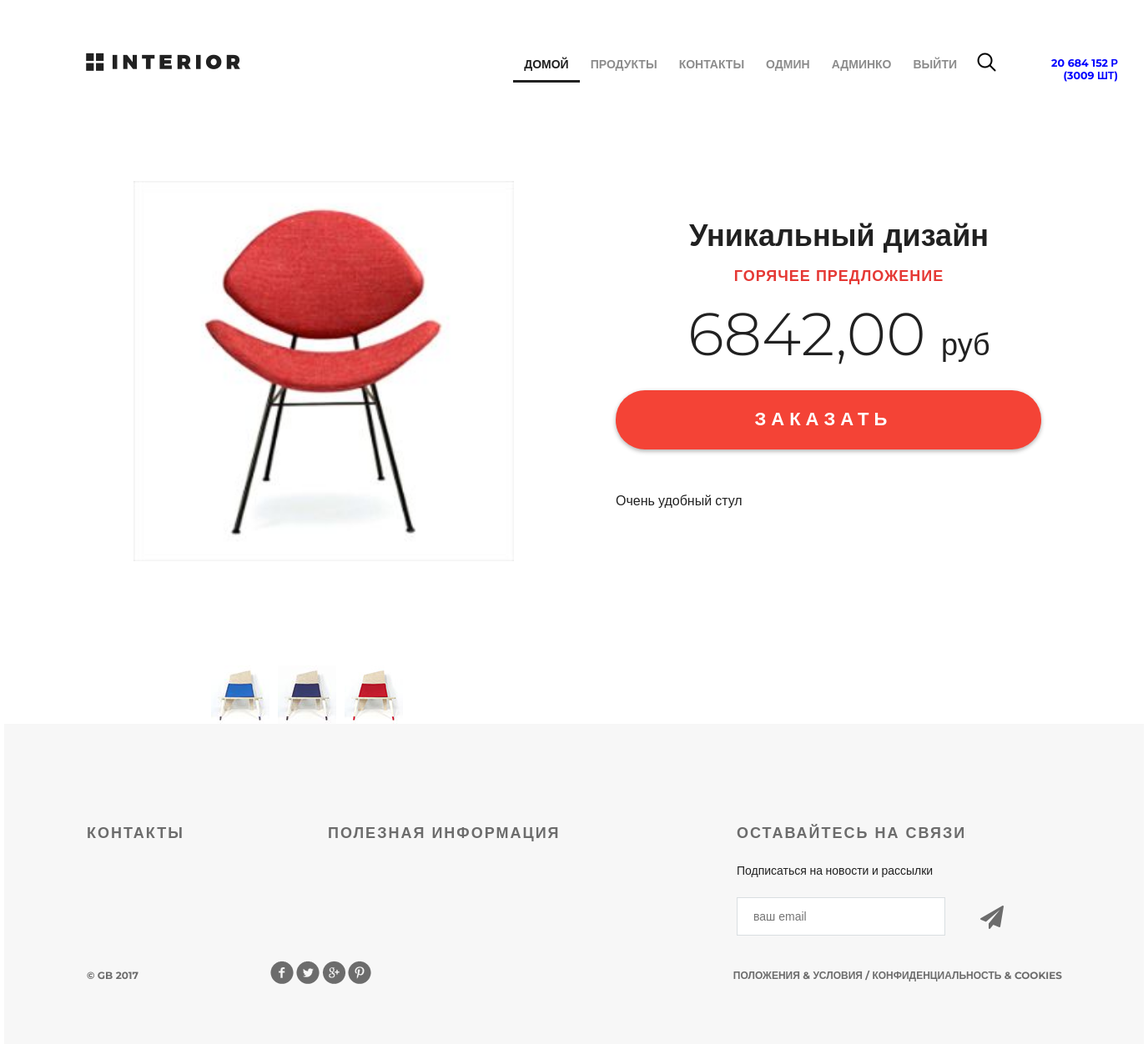
/products/product/3/ (signed in), run on the app's committed database.
### authapp/models.py (models this page shows)
class ShopUser(AbstractUser):
    avatar = models.ImageField(upload_to='users_avatars', blank=True)
    age = models.PositiveIntegerField(verbose_name='возраст')

### basketapp/models.py (models this page shows)
class Basket(models.Model):
    user = models.ForeignKey(
        settings.AUTH_USER_MODEL,
        on_delete=models.CASCADE,
        related_name='basket',
    )
    product = models.ForeignKey(
        Product,
        on_delete=models.CASCADE,
    )
    quantity = models.PositiveIntegerField(
        verbose_name='количество',
        default=0,
    )
    add_datetime = models.DateTimeField(
        verbose_name='время',
        auto_now_add=True,
    )
    @property
    def product_cost(self):
        return self.product.price * self.quantity
    @property
    def total_quantity(self):
        _items = Basket.objects.filter(user=self.user)
        _totalquantity = sum(list(map(lambda x: x.quantity, _items)))
        return _totalquantity
    @property
    def total_cost(self):
        _items = Basket.objects.filter(user=self.user)
        _totalcost = sum(list(map(lambda x: x.product_cost, _items)))
        return _totalcost

### mainapp/models.py (models this page shows, shortened)
class Product(models.Model):
    category = models.ForeignKey(ProductCategory, on_delete=models.CASCADE)
    name = models.CharField(verbose_name='имя продукта', max_length=128)
    image = models.ImageField(upload_to='products_images', blank=True)
    short_desc = models.CharField(
        verbose_name='краткое описание продукта',
        max_length=60,
        blank=True,
    )
    description = models.TextField(
        verbose_name='описание продукта',
        blank=True,
    )
    price = models.DecimalField(
        verbose_name='цена продукта',
        max_digits=8,
        decimal_places=2,
        default=0,
    )
    quantity = models.PositiveIntegerField(
        verbose_name='количество на складе',
        default=0,
    )
    is_active = models.BooleanField(default=True)

### mainapp/views.py (the view)
# urls.py: path('product/<int:pk>/', product, name='detail'),
def product(request, pk):
    title = 'продукты'
    context = {
        'title': title,
        'links_menu': ProductCategory.objects.all(),
        'product': get_object_or_404(Product, pk=pk),
        'basket': get_basket(request.user),
    }
    return render(request, 'mainapp/product_detail.html', context)

### mainapp/views.py (called while the page is built)
def get_basket(user):
    if user.is_authenticated:
        return Basket.objects.filter(user=user)
    else:
        return []

### mainapp/templates/mainapp/product_detail.html (shortened to what this page needs)
{% extends 'geekshop/base.html' %}
{% load static %}
{% block css %}
<link rel="stylesheet" type="text/css" href="{% static '/mainapp/style.css' %}">
{% endblock %}
{% block content %}
<div class="hero-white">
    <div class="header clearfix">
        {% include 'geekshop/includes/main_menu.html' %}
        <a href="#" class="basket"></a>
    </div>
</div>
<div class="details-products">
        <div class="details-slider">
            <div class="slider-product">
                <img src="/media/{{ product.image }} " width="80%" height="80%">
            </div>
            <div class="slider-control">
                <div class="block">
                    <a href="#"><img src="{% static '/geekshop/img/controll.jpg' %}" alt="">
                    </a>
                </div>
                <div class="block">
                    <a href="#"><img src="{% static '/geekshop/img/controll1.jpg' %}" alt="">
                    </a>
                </div>
                <div class="block">
                    <a href="#"><img src="{% static '/geekshop/img/controll2.jpg' %}" alt="">
                    </a>
                </div>
            </div>
        </div>
        <div class="description">
            <h3 class="big-bold">{{ product.short_desc }}</h3>
            <h3 class="red">горячее предложение</h3>
            <p class="price"> {{ product.price }} <span>руб</span></p>
            <a href="{% url 'basket:add' pk=product.pk %}" class="red-button">
                заказать
            </a>
            <div class="description-text">
                {{ product.description }}
            </div>
        </div>
    </div>
{% endblock %}

### geekshop/templates/geekshop/includes/main_menu.html
{% load humanize %}
<a href="{% url 'index' %}" class="logo"></a>
<ul class="menu">
    <li><a href="{% url 'index' %}" class="active">домой</a></li>
    <li><a href="{% url 'products:index' %}">продукты</a></li>
    <li><a href="{% url 'contacts' %}">контакты</a></li>
    {% if user.is_authenticated %}
        <li>
            <a href="{% url 'auth:edit' %}">
                {{ user.first_name|default:'Пользователь' }}
            </a>
        </li>
        {% if user.is_superuser %}
            <li>
                <a href="{% url 'admin_staff:users' %}">
                    Админко
                </a>
            </li>
        {% endif %}
    {% endif %}
    <li>
        {% if user.is_authenticated %}
            <a href="{% url 'auth:logout' %}">выйти</a>
        {% else %}
            <a href="{% url 'auth:login' %}">войти</a>
        {% endif %}
    </li>
    {% if basket %}
        <li>
            <a href="{% url 'basket:index' %}" class="basket">
                <div style="position: absolute; width: 75%; margin: 0 auto;">
                    <div>
                        <span style="font-size: 90%; color: #0000FF">
                            {{ basket.0.total_cost|floatformat:0|intcomma }} р
                        </span>
                    </div>
                    <div>
                        <span style="font-size: 90%; color: #0000FF">
                            ({{ basket.0.total_quantity }} шт)
                        </span>
                    </div>
                </div>
            </a>
        </li>
    {% endif %}
</ul>
<a href="#" class="search"></a>

### geekshop/static/geekshop/style.css (style rules this page uses)
* { margin: 0; padding: 0; }
body { font-family: 'Montserrat', sans-serif; }
html, body { height: 100%; }
.logo { background-image: url(img/logo.png); margin-top: 63px; width: 185px; height: 22px; float: left; }
.menu { list-style-type: none; margin-top: 67px; float: right; }
.menu li { float: left; }
.menu a { color: #8c8c8c; font-size: 14px; font-weight: 700; text-align: right; text-transform: uppercase; text-decoration: none; padding: 10px 13px; }
.menu .active { color: #212121; font-weight: 700; border-bottom: 3px solid #212121; }
.search { display: block; width: 23px; height: 23px; background-image: url(img/search.png); position: absolute; top: 63px; left: 1166px; }
.basket { display: block; width: 150px; height: 23px; position: absolute; top: 58px; left: 1190px; }
.clearfix:after { content: ""; display: block; clear: both; }
.big-bold { color: #212121; font-size: 36px; font-weight: 700; text-align: left; margin-bottom: 24px; line-height: 36px; }
.red { text-transform: uppercase; color: #e53935; font-size: 18px; font-weight: 700; text-align: left; letter-spacing: 1px; line-height: 17px; margin-bottom: 22px; }
.hero-white { background-color: #fff; height: 119px; padding-left: 98px; padding-right: 211px; position: relative; }
.details-products { padding-left: 98px; padding-right: 98px; margin-top: 98px; height: 651px; }
.details-slider { width: 570px; float: left; margin-right: 30px; }
.slider-product { display:block; width: 570px; height: 570px; text-align: center; }
.slider-control { width: 420px; height: 70px; margin: 11px auto 0px; padding-left: 150px; }
.slider-control .block { height: 70px; width: 70px; position: relative; float: left; margin-right: 10px; }
.description { width: 535px; float: right; padding-left: 35px }
.description .big-bold { color: #212121; font-size: 36px; font-weight: 700; text-align: center; margin-top: 47px; margin-bottom: 0px; }
.description .red { text-transform: uppercase; color: #e53935; font-size: 18px; font-weight: 700; text-align: center; letter-spacing: 1px; line-height: 17px; margin-top: 23px; margin-bottom: 36px; }
.description .price { color: #212121; font-size: 72px; font-weight: 300; line-height: 48px; text-align: center; }
.description .price span { color: #212121; font-size: 36px; font-weight: 300; line-height: 48px; text-align: center; }
.red-button { display: block; height: 71px; width: 510px; border-radius: 35px; background-color: #f44336; text-align: center; text-transform: uppercase; text-decoration: none; color: #ffffff; font-size: 22px; font-weight: 700; line-height: 24px; box-shadow: 0px 2px 4.85px 0.15px rgba(33, 33, 33, 0.35); line-height: 70px; letter-spacing: 6px; margin-top: 31px; }
.description-text { margin-top: 50px; color: #212121; font-size: 16px; font-weight: 300; line-height: 24px; text-align: left; }

### mainapp/static/mainapp/style.css (style rules this page uses)
.red-button { display: block; height: 71px; width: 510px; border-radius: 35px; background-color: #f44336; text-align: center; text-transform: uppercase; text-decoration: none; color: #ffffff; font-size: 22px; font-weight: 700; line-height: 24px; box-shadow: 0px 2px 4.85px 0.15px rgba(33, 33, 33, 0.35); line-height: 70px; letter-spacing: 6px; margin-top: 31px; }

### data on the page
ShopUser: first_name "ОДМИН"
Basket: user+product+quantity "20 684 152", user+quantity "3009"
Product: image (picture), short_desc "Уникальный дизайн", price "6842,00", description "Очень удобный стул"
